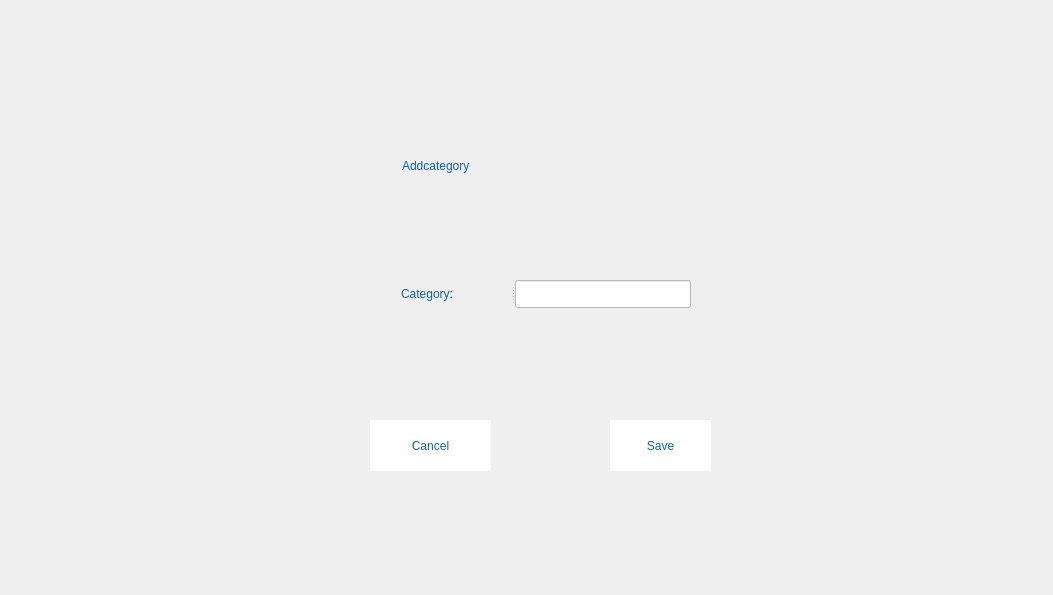
<?xml version="1.0" encoding="UTF-8"?>
<ui version="4.0">
 <class>FormAddCategory</class>
 <widget class="QWidget" name="FormAddCategory">
  <property name="geometry">
   <rect>
    <x>0</x>
    <y>0</y>
    <width>1053</width>
    <height>595</height>
   </rect>
  </property>
  <property name="windowTitle">
   <string>Form</string>
  </property>
  <widget class="QPushButton" name="btnCancel">
   <property name="geometry">
    <rect>
     <x>370</x>
     <y>420</y>
     <width>121</width>
     <height>51</height>
    </rect>
   </property>
   <property name="cursor">
    <cursorShape>OpenHandCursor</cursorShape>
   </property>
   <property name="styleSheet">
    <string notr="true">QPushButton{
	font: 14pt &quot;Showcard Gothic&quot;;
	padding: 0 8px;
	background:white;
	color:rgb(10,100,180);
border:10px;
}</string>
   </property>
   <property name="text">
    <string>Cancel</string>
   </property>
  </widget>
  <widget class="QPushButton" name="btnSave">
   <property name="geometry">
    <rect>
     <x>610</x>
     <y>420</y>
     <width>101</width>
     <height>51</height>
    </rect>
   </property>
   <property name="cursor">
    <cursorShape>OpenHandCursor</cursorShape>
   </property>
   <property name="styleSheet">
    <string notr="true">QPushButton{
	font: 14pt &quot;Showcard Gothic&quot;;
	padding: 0 8px;
	background:white;
	color:rgb(10,100,180);
border:10px;
}</string>
   </property>
   <property name="text">
    <string>Save</string>
   </property>
  </widget>
  <widget class="QLabel" name="label_2">
   <property name="geometry">
    <rect>
     <x>-30</x>
     <y>-20</y>
     <width>1081</width>
     <height>631</height>
    </rect>
   </property>
   <property name="text">
    <string/>
   </property>
   <property name="pixmap">
    <pixmap>../../Image/sky_blue_partly_cloudy_sky_blue_azur_azure_bright_blue_light-1239095.jpg</pixmap>
   </property>
  </widget>
  <widget class="QLabel" name="label_3">
   <property name="geometry">
    <rect>
     <x>350</x>
     <y>90</y>
     <width>391</width>
     <height>411</height>
    </rect>
   </property>
   <property name="text">
    <string/>
   </property>
   <property name="pixmap">
    <pixmap>../../Image/Hinh-Nen-Trang-10.webp</pixmap>
   </property>
  </widget>
  <widget class="QLabel" name="label_4">
   <property name="geometry">
    <rect>
     <x>391</x>
     <y>140</y>
     <width>320</width>
     <height>51</height>
    </rect>
   </property>
   <property name="styleSheet">
    <string notr="true">QLabel{
	font: 24pt &quot;Showcard Gothic&quot;;
	padding: 0 8px;

	color:rgb(10,100,180);
}</string>
   </property>
   <property name="text">
    <string>Addcategory</string>
   </property>
  </widget>
  <widget class="QLabel" name="status">
   <property name="geometry">
    <rect>
     <x>480</x>
     <y>100</y>
     <width>131</width>
     <height>20</height>
    </rect>
   </property>
   <property name="layoutDirection">
    <enum>Qt::LeftToRight</enum>
   </property>
   <property name="styleSheet">
    <string notr="true">QLabel{
	font: 10pt &quot;Showcard Gothic&quot;;
	padding: 0 8px;

	color:rgb(10,100,180);
}</string>
   </property>
   <property name="text">
    <string/>
   </property>
  </widget>
  <widget class="QLabel" name="errorCategory">
   <property name="geometry">
    <rect>
     <x>542</x>
     <y>320</y>
     <width>151</width>
     <height>20</height>
    </rect>
   </property>
   <property name="styleSheet">
    <string notr="true">QLabel{
	font: 8pt &quot;Showcard Gothic&quot;;
	padding: 0 8px;

	color:rgb(10,100,180);
}</string>
   </property>
   <property name="text">
    <string/>
   </property>
  </widget>
  <widget class="QSplitter" name="splitter">
   <property name="geometry">
    <rect>
     <x>390</x>
     <y>280</y>
     <width>301</width>
     <height>28</height>
    </rect>
   </property>
   <property name="orientation">
    <enum>Qt::Horizontal</enum>
   </property>
   <widget class="QLabel" name="label">
    <property name="styleSheet">
     <string notr="true">QLabel{
	font: 10pt &quot;Showcard Gothic&quot;;
	padding: 0 8px;

	color:rgb(10,100,180);
}</string>
    </property>
    <property name="text">
     <string>Category:</string>
    </property>
   </widget>
   <widget class="QLineEdit" name="category">
    <property name="styleSheet">
     <string notr="true">background:white;</string>
    </property>
   </widget>
  </widget>
  <zorder>label_2</zorder>
  <zorder>label_3</zorder>
  <zorder>label</zorder>
  <zorder>category</zorder>
  <zorder>btnCancel</zorder>
  <zorder>btnSave</zorder>
  <zorder>label_4</zorder>
  <zorder>splitter</zorder>
  <zorder>status</zorder>
  <zorder>errorCategory</zorder>
 </widget>
 <resources/>
 <connections/>
</ui>
